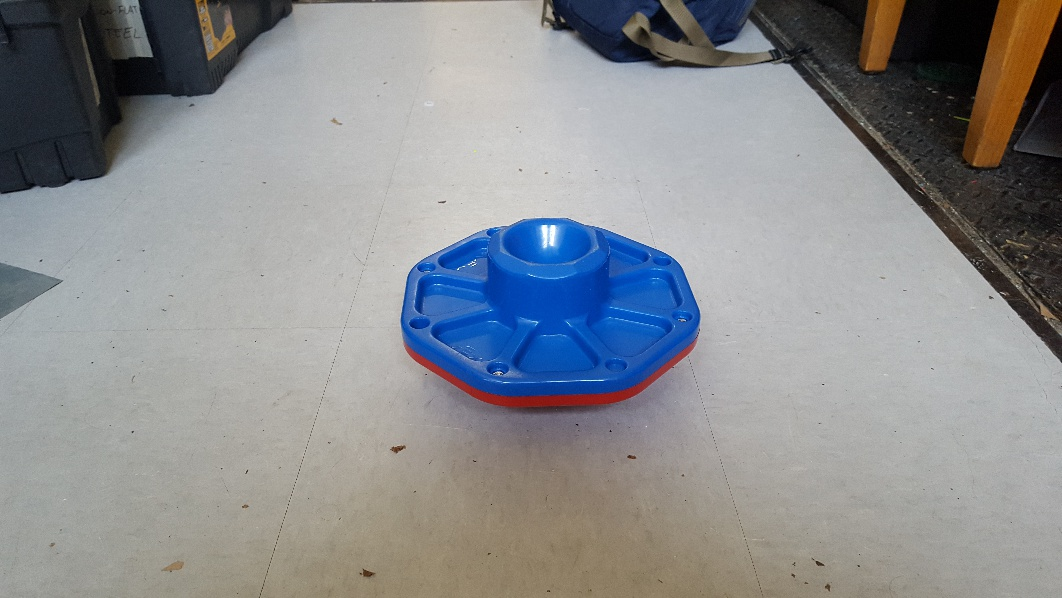
#> input picture src/cv/data/cap_0.jpg, 1062 x 598 px; its folder holds only this picture in this run
$ python segment.py
#> lines starting #> are read from the running program, lines starting #| are printed output that depends on the picture
import cv2
import time
import argparse
import glob
import numpy as np

# global variable to keep track of
show = False


def onTrackbarActivity(x):
    global show
    show = True
    pass


if __name__ == '__main__':

    # Get the filename from the command line
    files = glob.glob('../data/*.jpg')
    files.sort()
    # load the image
    original = cv2.imread(files[0])
#> original is the input picture: shape (598, 1062, 3); mean B, G, R 144.2, 141.5, 139.5
    # Resize the image
    rsize = 300
    original = cv2.resize(original, (rsize, rsize))
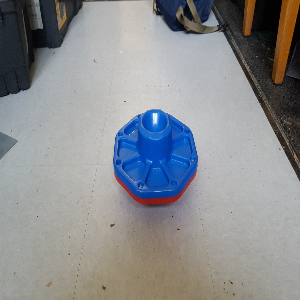
#> original: shape (300, 300, 3); mean B, G, R 144.1, 141.4, 139.3

    # position on the screen where the windows start
    initialX = 50
    initialY = 50

    # creating windows to display images
    cv2.namedWindow('P-> Previous, N-> Next', cv2.WINDOW_AUTOSIZE)
    cv2.namedWindow('SelectHSV', cv2.WINDOW_AUTOSIZE)

    # moving the windows to stack them horizontally
    cv2.moveWindow('P-> Previous, N-> Next', initialX, initialY)
    cv2.moveWindow('SelectHSV', initialX + 2*(rsize + 5), initialY)

    # creating trackbars to get values for HSV
    cv2.createTrackbar('HMin', 'SelectHSV', 0, 180, onTrackbarActivity)
    cv2.createTrackbar('HMax', 'SelectHSV', 0, 180, onTrackbarActivity)
    cv2.createTrackbar('SMin', 'SelectHSV', 0, 255, onTrackbarActivity)
    cv2.createTrackbar('SMax', 'SelectHSV', 0, 255, onTrackbarActivity)
    cv2.createTrackbar('VMin', 'SelectHSV', 0, 255, onTrackbarActivity)
    cv2.createTrackbar('VMax', 'SelectHSV', 0, 255, onTrackbarActivity)

    # show all images initially
    cv2.imshow('SelectHSV', original)
    i = 0
    while(1):

        cv2.imshow('P-> Previous, N-> Next', original)
        k = cv2.waitKey(1) & 0xFF
#> (key Esc is pressed here)

        # check next image in folder
        if k == ord('n'):
            i += 1
            original = cv2.imread(files[i % len(files)])
            original = cv2.resize(original, (rsize, rsize))
            show = True

        # check previous image in folder
        elif k == ord('p'):
            i -= 1
            original = cv2.imread(files[i % len(files)])
            original = cv2.resize(original, (rsize, rsize))
            show = True
        # Close all windows when 'esc' key is pressed
        elif k == 27:
            break

        if show:  # If there is any event on the trackbar
            show = False

            # Get values from the HSV trackbar
            HMin = cv2.getTrackbarPos('HMin', 'SelectHSV')
            SMin = cv2.getTrackbarPos('SMin', 'SelectHSV')
            VMin = cv2.getTrackbarPos('VMin', 'SelectHSV')
            HMax = cv2.getTrackbarPos('HMax', 'SelectHSV')
            SMax = cv2.getTrackbarPos('SMax', 'SelectHSV')
            VMax = cv2.getTrackbarPos('VMax', 'SelectHSV')
            minHSV = np.array([HMin, SMin, VMin])
            maxHSV = np.array([HMax, SMax, VMax])

            print("\nmin:", minHSV)
            print("max:", maxHSV)

            # Convert the BGR image to other color spaces
            imageHSV = cv2.cvtColor(original, cv2.COLOR_BGR2HSV)

            # Create the mask using the min and max values obtained from trackbar and apply bitwise and operation to get the results
            maskHSV = cv2.inRange(imageHSV, minHSV, maxHSV)
            resultHSV = cv2.bitwise_and(original, original, mask=maskHSV)

            # Show the results
            cv2.imshow('SelectHSV', resultHSV)

    cv2.destroyAllWindows()

$ run again, on src/cv/data/cap_4.jpg
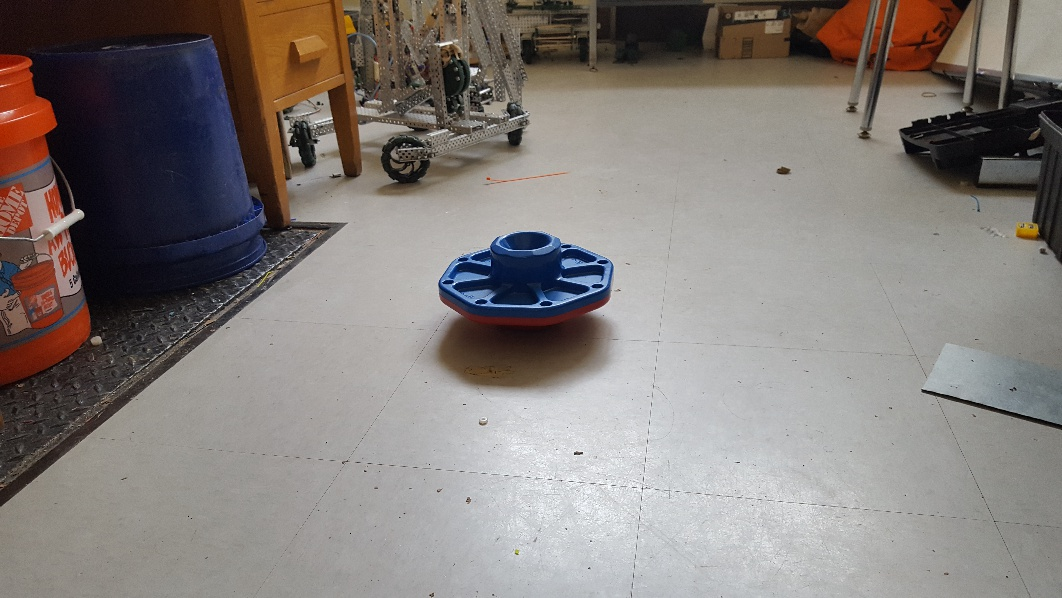
#> input picture src/cv/data/cap_4.jpg, 1062 x 598 px
#> original is the input picture: shape (598, 1062, 3); mean B, G, R 122.1, 125.5, 132.2
#> `original = cv2.resize(original, (rsize, rsize))`:
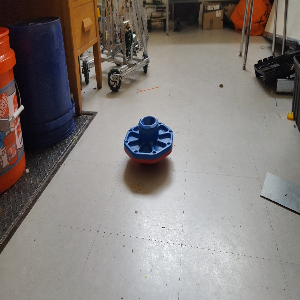
#> original: shape (300, 300, 3); mean B, G, R 122, 125.4, 132.1

$ run again, on src/cv/data/cap_5.jpg
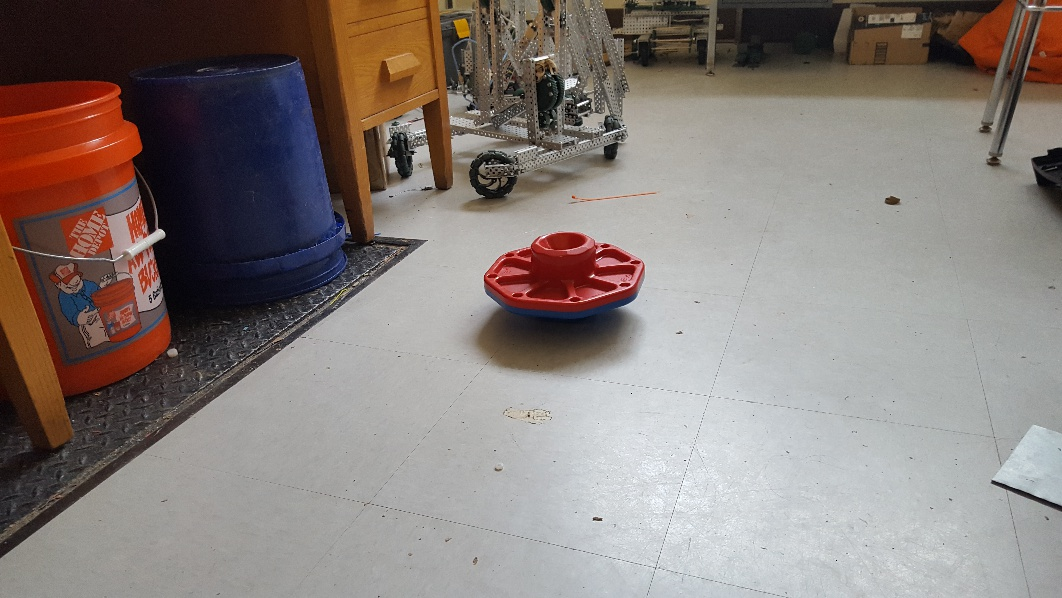
#> input picture src/cv/data/cap_5.jpg, 1062 x 598 px
#> original is the input picture: shape (598, 1062, 3); mean B, G, R 121.6, 125.8, 135.9
#> `original = cv2.resize(original, (rsize, rsize))`:
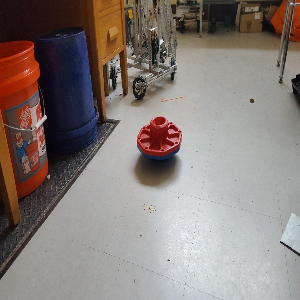
#> original: shape (300, 300, 3); mean B, G, R 121.5, 125.7, 135.8

$ run again, on src/cv/data/cap_6.jpg
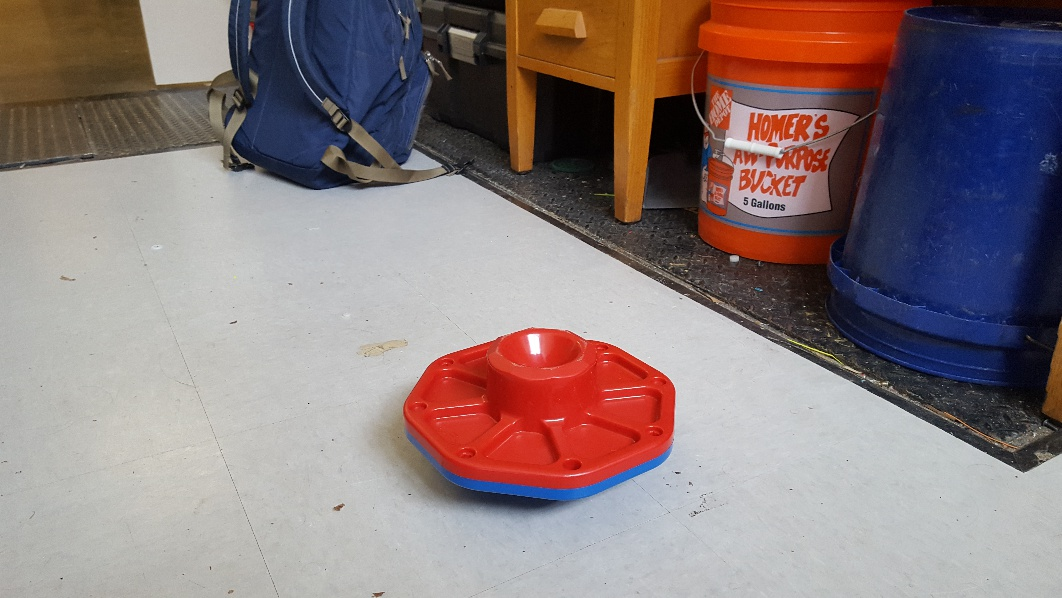
#> input picture src/cv/data/cap_6.jpg, 1062 x 598 px
#> original is the input picture: shape (598, 1062, 3); mean B, G, R 124.6, 124, 139.4
#> `original = cv2.resize(original, (rsize, rsize))`:
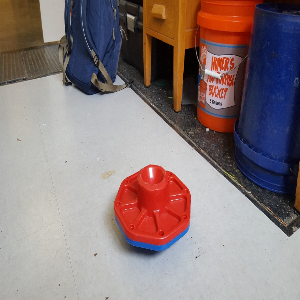
#> original: shape (300, 300, 3); mean B, G, R 124.4, 123.8, 139.3

$ run again, on src/cv/data/cap_1.jpg
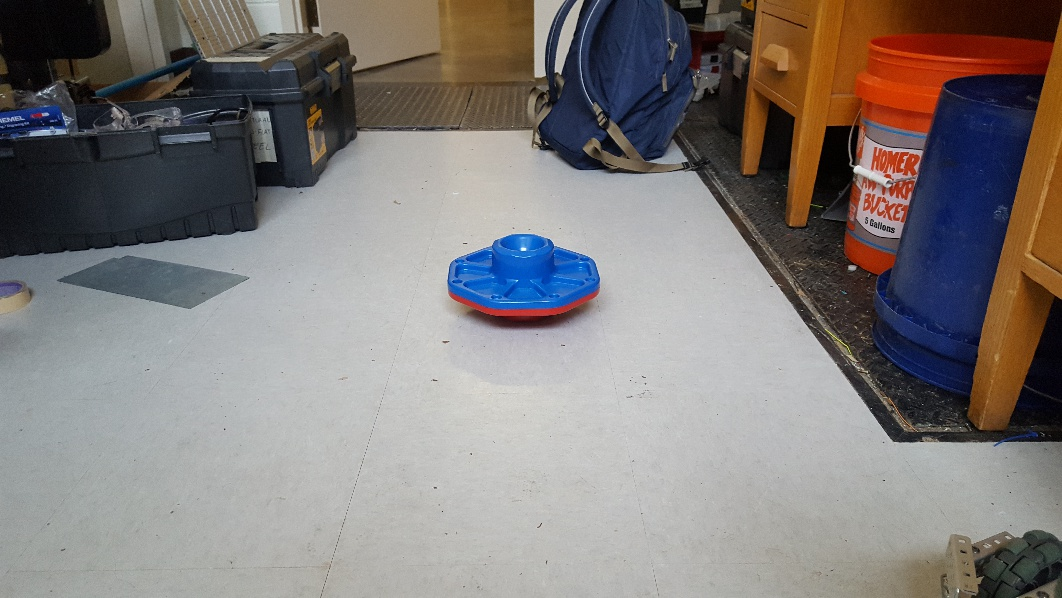
#> input picture src/cv/data/cap_1.jpg, 1062 x 598 px
#> original is the input picture: shape (598, 1062, 3); mean B, G, R 122.8, 124.3, 129.4
#> `original = cv2.resize(original, (rsize, rsize))`:
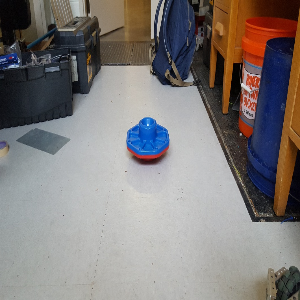
#> original: shape (300, 300, 3); mean B, G, R 122.6, 124.2, 129.2
